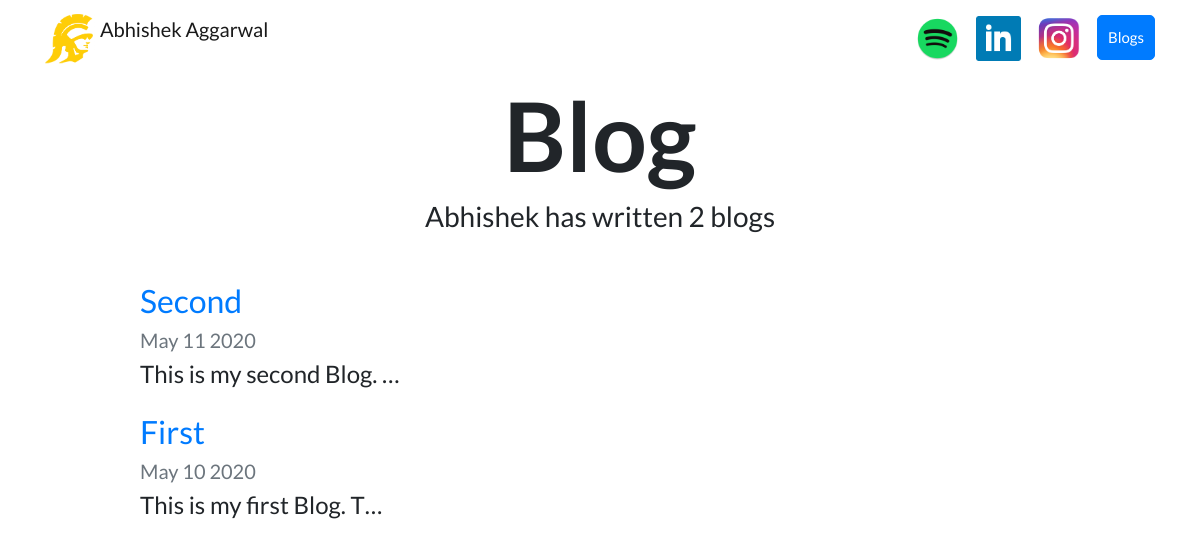
Screenshot of /blog/ with the database file from the repository.
### blogs/models.py (models this page shows, shortened)
class Blog(models.Model):
    title = models.CharField(max_length=100)
    description = models.TextField()
    whencreated = models.DateField()

### blogs/views.py (the view)
# urls.py: path('', views.all_blogs, name='all_blogs' ),
def all_blogs(request):
    blogs = Blog.objects.order_by('-whencreated')
    return render(request,'all_blogs.html',{'blogs':blogs})

### blogs/templates/all_blogs.html
{% extends "base.html" %}
{% load static %}
{% block content %}
<h1 id="blogtitle" class="font-weight-bold text-center">Blog</h1>
<h3 class="text-center mb-5">Abhishek has written {{ blogs.count }} blog{{ blogs.count|pluralize }}</h3>
{% for blog in blogs %}
<div class="row justify-content-center my-3">
  <div class="col-md-10">
    <a href="{% url 'blogs:specific_blog' blog.id %}">
      <h2>{{ blog.title }}</h2>
    </a>
    <h5 class="text-muted">{{ blog.whencreated|date:'M d Y' }}</h5>
    <h4>{{ blog.description|striptags|truncatechars:25 }}</h4>
  </div>
</div>
{% endfor %}
{% endblock %}

### portfolio/static/custom.css (style rules this page uses)
body { font-family: 'Lato', sans-serif; }
#blogtitle { font-size: 6rem; }

### rows the page displays
Blog: title "Second", whencreated "May 11 2020", description "This is my second Blog. …"
Blog: title "First", whencreated "May 10 2020", description "This is my first Blog. T…"

### other values shown
{{ blogs.count }} "2"
